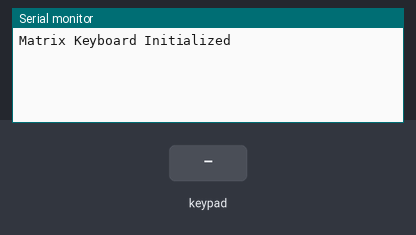
A sketch run on a simulated Arduino Uno, built with avr-gcc and run on an emulated ATmega328P. On the bench: the last lines printed to the serial monitor. Wiring (inferred from the names in the program): 3×3 keypad with keys 1 2 3 4 5 6 7 8 9 (labels assumed): rows pin 2, pin 3, pin 4; columns pin 5, pin 6, pin 7. The test bench sets the inputs (shaded band).

Above: at 1.2 s.
1.3 s: key '1' pressed
At 2.3 s:
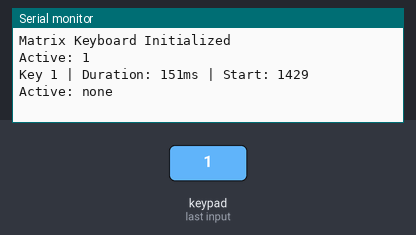
3.0 s: keypad keys 1 2 pressed 0.4 s apart
At 3.24 s:
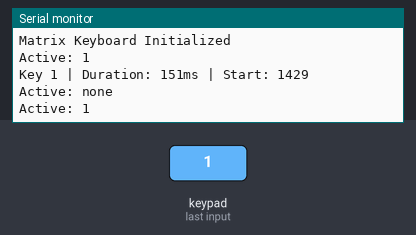
5.3 s: key '2' pressed
At 6.2 s:
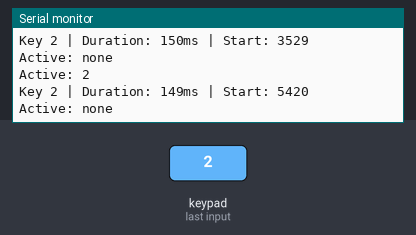
6.8 s: keypad keys 2 5 pressed 0.4 s apart
At 8.5 s:
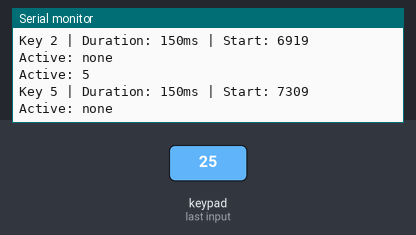
Timing chart, 0 to 10.0 s (numbered marks = the images above; inputs shaded):
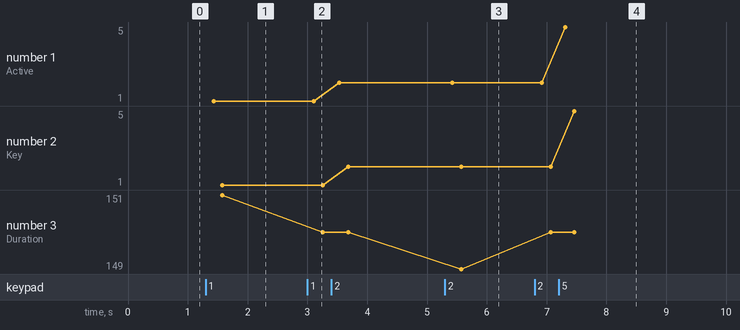

Measured:
- after the input at 1.3 s, the serial monitor: prints a new line after 0.13 s (image 1)
- after the input at 5.3 s, the serial monitor: prints a new line after 0.27 s (image 3)
- after the input at 6.8 s, the serial monitor: prints a new line after 0.27 s (image 4)
- plotted number 1: 1 → 2 after the input at 3.0 s, 2 → 5 after the input at 6.8 s
- plotted number 2: 1 → 2 after the input at 3.0 s, 2 → 5 after the input at 6.8 s
- plotted number 3: 151 → 150 after the input at 3.0 s, 150 → 149 after the input at 5.3 s, 149 → 150 after the input at 6.8 s

The sketch:

ButtonMatrix.ino
```cpp
// --- Конфигурация матрицы ---
#define ROW_COUNT 3
#define COL_COUNT 3
#define TOTAL_KEYS (ROW_COUNT * COL_COUNT)

// --- Тайминги ---
#define SCAN_PERIOD_MS 10
#define DEBOUNCE_THRESHOLD 3

// Данные для антидребезга и состояний (volatile для ISR)
volatile uint8_t keyDebounceCounters[TOTAL_KEYS] = {0};
volatile bool keyRawStates[TOTAL_KEYS] = {false};
volatile bool keyStableStates[TOTAL_KEYS] = {false};
volatile bool keyCurrentBuffer[TOTAL_KEYS] = {false};

// Переменные для логики нажатий в основном цикле
bool keyPreviousStates[TOTAL_KEYS] = {false};
unsigned long keyPressStartTime[TOTAL_KEYS] = {0};

volatile uint8_t activeRowIndex = 0;
volatile bool isScanCycleFinished = false;

void setup() {
  Serial.begin(9600);

  // Настройка строк (D2-D4) на выход
  DDRD |= (1 << DDD2) | (1 << DDD3) | (1 << DDD4);
  PORTD |= (1 << PORTD2) | (1 << PORTD3) | (1 << PORTD4);

  // Настройка столбцов (D5-D7) на вход с подтяжкой
  DDRD &= ~((1 << DDD5) | (1 << DDD6) | (1 << DDD7));
  PORTD |= (1 << PORTD5) | (1 << PORTD6) | (1 << PORTD7);

  initTimer1();
  Serial.println("Matrix Keyboard Initialized");
}

// Настройка аппаратного таймера для сканирования
void initTimer1() {
  TCCR1A = 0;
  TCCR1B = 0;
  TCNT1 = 0;
  TCCR1B |= (1 << WGM12); // CTC mode

  // Расчет порога для 10мс при прерывателе 256
  uint16_t compareValue = (F_CPU / 256) * SCAN_PERIOD_MS / 1000 - 1;
  OCR1A = compareValue;

  TCCR1B |= (1 << CS12);  // Prescaler 256
  TIMSK1 |= (1 << OCIE1A); // Enable interrupt
  sei();
}

// Прерывание таймера: сканирование одной строки за раз
ISR(TIMER1_COMPA_vect) {
  const uint8_t rowPins[] = { (1 << PORTD2), (1 << PORTD3), (1 << PORTD4) };
  const uint8_t colPins[] = { (1 << PIND5), (1 << PIND6), (1 << PIND7) };

  // Сброс всех строк (HIGH) и активация текущей (LOW)
  PORTD |= rowPins[0] | rowPins[1] | rowPins[2];
  PORTD &= ~rowPins[activeRowIndex];

  // Короткая пауза для стабилизации сигнала
  asm volatile("nop\nnop\nnop\nnop");

  uint8_t pinSnapshot = PIND;

  for (uint8_t col = 0; col < COL_COUNT; col++) {
    uint8_t keyIdx = col + COL_COUNT * activeRowIndex;
    bool isPressed = !(pinSnapshot & colPins[col]);

    // Алгоритм фильтрации дребезга
    if (isPressed == keyRawStates[keyIdx]) {
      if (keyDebounceCounters[keyIdx] < DEBOUNCE_THRESHOLD) {
        keyDebounceCounters[keyIdx]++;
      }
      if (keyDebounceCounters[keyIdx] >= DEBOUNCE_THRESHOLD) {
        keyStableStates[keyIdx] = isPressed;
      }
    } else {
      keyDebounceCounters[keyIdx] = 0;
      keyRawStates[keyIdx] = isPressed;
    }
  }

  // Переход к следующей строке или завершение цикла
  activeRowIndex++;
  if (activeRowIndex >= ROW_COUNT) {
    activeRowIndex = 0;
    for (uint8_t i = 0; i < TOTAL_KEYS; i++) {
      keyCurrentBuffer[i] = keyStableStates[i];
    }
    isScanCycleFinished = true;
  }
}

void loop() {
  if (!isScanCycleFinished) return;

  // Атомарное копирование данных из ISR
  cli();
  isScanCycleFinished = false;
  bool localSnapshot[TOTAL_KEYS];
  for (uint8_t i = 0; i < TOTAL_KEYS; i++) {
    localSnapshot[i] = keyCurrentBuffer[i];
  }
  sei();

  unsigned long now = millis();
  bool hasChanges = false;

  // Обработка событий нажатия и отпускания
  for (uint8_t i = 0; i < TOTAL_KEYS; i++) {
    if (localSnapshot[i] != keyPreviousStates[i]) {
      hasChanges = true;

      if (localSnapshot[i]) {
        keyPressStartTime[i] = now; // Засекаем начало нажатия
      } else {
        // Вычисляем длительность при отпускании
        unsigned long duration = now - keyPressStartTime[i];
        logRelease(i + 1, duration, keyPressStartTime[i]);
      }
      keyPreviousStates[i] = localSnapshot[i];
    }
  }

  if (hasChanges) {
    logPressedKeys(localSnapshot);
  }
}

// Вывод списка всех зажатых кнопок
void logPressedKeys(bool* states) {
  bool found = false;
  Serial.print("Active: ");
  for (uint8_t i = 0; i < TOTAL_KEYS; i++) {
    if (states[i]) {
      if (found) Serial.print(", ");
      Serial.print(i + 1);
      found = true;
    }
  }
  if (!found) Serial.print("none");
  Serial.println();
}

// Вывод отчета о завершенном клике
void logRelease(uint8_t id, unsigned long ms, unsigned long start) {
  Serial.print("Key ");
  Serial.print(id);
  Serial.print(" | Duration: ");
  Serial.print(ms);
  Serial.print("ms | Start: ");
  Serial.println(start);
}
```
